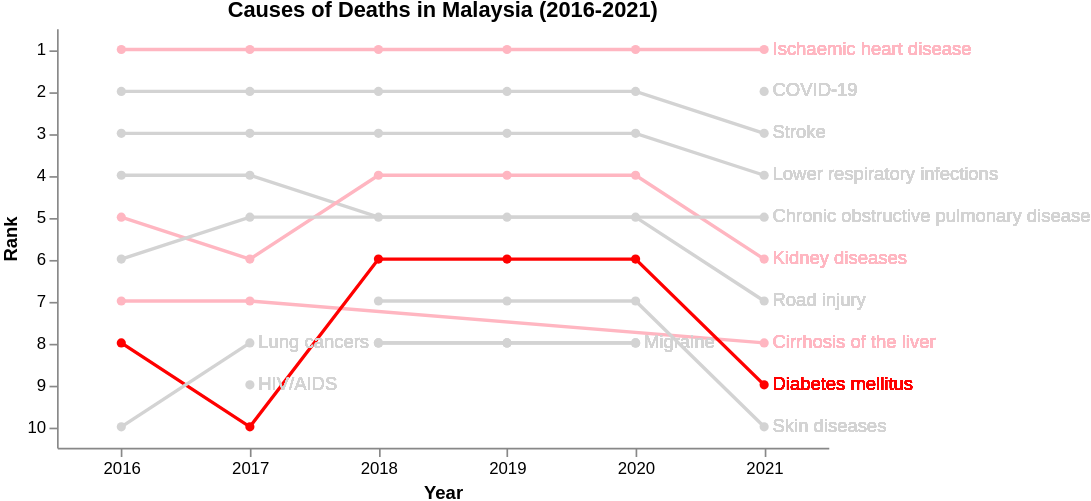

The Vega-Lite source for this figure:
### Vega specification from a JSON file in a GitHub repository (floating-point values rounded to 4 significant figures)
{"$schema": "https://vega.github.io/schema/vega/v5.json", "background": "white", "padding": 0, "width": 460, "height": 250, "title": {"text": "Causes of Deaths in Malaysia (2016-2021)", "frame": "group"}, "style": "None", "data": [{"name": "data", "values": [{"year": 2016, "cause": "Ischaemic heart disease", "rate": 107.0}, {"year": 2016, "cause": "Stroke", "rate": 66.81}, {"year": 2016, "cause": "Lower respiratory infections", "rate": 59.92}, {"year": 2016, "cause": "Road injury", "rate": 23.1}, {"year": 2016, "cause": "Kidney diseases", "rate": 21}, {"year": 2016, "cause": "Chronic obstructive pulmonary disease", "rate": 17.35}, {"year": 2016, "cause": "Cirrhosis of the liver", "rate": 14.29}, {"year": 2016, "cause": "Diabetes mellitus", "rate": 14.05}, {"year": 2016, "cause": "Alzheimer disease and other dementias", "rate": 12.72}, {"year": 2016, "cause": "Lung cancers", "rate": 11.9}, {"year": 2017, "cause": "Ischaemic heart disease", "rate": 123.8}, {"year": 2017, "cause": "Stroke", "rate": 61.72}, {"year": 2017, "cause": "Lower respiratory infections", "rate": 60.16}, {"year": 2017, "cause": "Road injury", "rate": 33.95}, {"year": 2017, "cause": "Chronic obstructive pulmonary disease", "rate": 22.22}, {"year": 2017, "cause": "Kidney diseases", "rate": 19.65}, {"year": 2017, "cause": "Cirrhosis of the liver", "rate": 19.3}, {"year": 2017, "cause": "Lung cancers", "rate": 17.98}, {"year": 2017, "cause": "HIV/AIDS", "rate": 13.12}, {"year": 2017, "cause": "Diabetes mellitus", "rate": 12.18}, {"year": 2018, "cause": "Ischaemic heart disease", "rate": 111.6}, {"year": 2018, "cause": "Stroke", "rate": 69.1}, {"year": 2018, "cause": "Lower respiratory infections", "rate": 60.81}, {"year": 2018, "cause": "Road injury", "rate": 19.65}, {"year": 2018, "cause": "Diabetes mellitus", "rate": 15.09}, {"year": 2018, "cause": "Back and neck pain", "rate": 0}, {"year": 2018, "cause": "Kidney diseases", "rate": 22.22}, {"year": 2018, "cause": "Skin diseases", "rate": 6.12}, {"year": 2018, "cause": "Depressive disorders", "rate": 0}, {"year": 2018, "cause": "Migraine", "rate": 0}, {"year": 2019, "cause": "Ischaemic heart disease", "rate": 112.3}, {"year": 2019, "cause": "Stroke", "rate": 69.54}, {"year": 2019, "cause": "Lower respiratory infections", "rate": 60.83}, {"year": 2019, "cause": "Road injury", "rate": 19.05}, {"year": 2019, "cause": "Diabetes mellitus", "rate": 15.49}, {"year": 2019, "cause": "Back and neck pain", "rate": 0}, {"year": 2019, "cause": "Kidney diseases", "rate": 22.78}, {"year": 2019, "cause": "Skin diseases", "rate": 6.2}, {"year": 2019, "cause": "Depressive disorders", "rate": 0}, {"year": 2019, "cause": "Migraine", "rate": 0}, {"year": 2020, "cause": "Ischaemic heart disease", "rate": 96.92}, {"year": 2020, "cause": "Stroke", "rate": 59.75}, {"year": 2020, "cause": "Lower respiratory infections", "rate": 48.91}, {"year": 2020, "cause": "Road injury", "rate": 14.07}, {"year": 2020, "cause": "Diabetes mellitus", "rate": 13.52}, {"year": 2020, "cause": "Back and neck pain", "rate": 0}, {"year": 2020, "cause": "Kidney diseases", "rate": 19.66}, {"year": 2020, "cause": "Skin diseases", "rate": 5.34}, {"year": 2020, "cause": "Depressive disorders", "rate": 0}, {"year": 2020, "cause": "Migraine", "rate": 0}, {"year": 2021, "cause": "Ischaemic heart disease", "rate": 137.6}, {"year": 2021, "cause": "COVID-19", "rate": 98.66}, {"year": 2021, "cause": "Stroke", "rate": 69.08}, {"year": 2021, "cause": "Lower respiratory infections", "rate": 57.22}, {"year": 2021, "cause": "Road injury", "rate": 21.93}, {"year": 2021, "cause": "Diabetes mellitus", "rate": 14.49}, {"year": 2021, "cause": "Kidney diseases", "rate": 22.7}, {"year": 2021, "cause": "Cirrhosis of the liver", "rate": 21.84}, {"year": 2021, "cause": "Skin diseases", "rate": 5.04}, {"year": 2021, "cause": "Chronic obstructive pulmonary disease", "rate": 25.64}]}, {"name": "data_0", "source": "data", "transform": [{"type": "window", "params": [null], "as": ["rank"], "ops": ["rank"], "fields": [""], "sort": {"field": ["rate"], "order": ["descending"]}, "groupby": ["year"]}]}, {"name": "last_year_data", "source": "data_0", "transform": [{"type": "filter", "expr": "datum.year == 2021 || (datum.year == 2017 && (datum.cause == 'HIV/AIDS' || datum.cause == 'Lung cancers')) || (datum.year == 2020 && datum.cause == 'Migraine')"}]}], "marks": [{"name": "layer_0_pathgroup", "type": "group", "from": {"facet": {"name": "faceted_path_layer_0_main", "data": "data_0", "groupby": ["cause"]}}, "encode": {"update": {"width": {"field": {"group": "width"}}, "height": {"field": {"group": "height"}}}}, "marks": [{"name": "layer_0_marks", "type": "line", "style": ["line"], "sort": {"field": "datum[\"year\"]"}, "from": {"data": "faceted_path_layer_0_main"}, "encode": {"update": {"stroke": {"scale": "color", "field": "cause", "value": {"signal": "datum.cause === 'Ischaemic heart disease' || datum.cause === 'Kidney diseases' || datum.cause === 'Cirrhosis of the liver' ? '#FFB6C1' : (datum.cause === 'Diabetes mellitus' ? '#FF0000' : '#D3D3D3')"}}, "description": {"signal": "\"year: \" + datum[\"year\"] + \"; rank: \" + datum[\"rank\"] + \"; cause: \" + datum[\"cause\"]"}, "x": {"scale": "x", "field": "year"}, "y": {"scale": "y", "field": "rank"}}}}, {"name": "layer_0_text", "type": "text", "from": {"data": "last_year_data"}, "encode": {"update": {"text": {"field": "cause"}, "x": {"scale": "x", "field": "year", "offset": 5}, "y": {"scale": "y", "field": "rank"}, "align": {"value": "left"}, "baseline": {"value": "middle"}, "fill": {"scale": "color", "field": "cause", "value": {"signal": "datum.cause === 'Ischaemic heart disease' || datum.cause === 'Kidney diseases' || datum.cause === 'Cirrhosis of the liver' ? '#FFB6C1' : (datum.cause === 'Diabetes mellitus' ? '#FF0000' : '#D3D3D3')"}}}}}]}, {"name": "layer_1_marks", "type": "symbol", "style": ["point"], "from": {"data": "data_0"}, "encode": {"update": {"opacity": {"value": 1}, "fill": {"scale": "color", "field": "cause", "value": {"signal": "datum.cause === 'Ischaemic heart disease' || datum.cause === 'Kidney diseases' || datum.cause === 'Cirrhosis of the liver' ? '#FFB6C1' : (datum.cause === 'Diabetes mellitus' ? '#FF0000' : '#D3D3D3')"}}, "ariaRoleDescription": {"value": "point"}, "description": {"signal": "\"year: \" + datum[\"year\"] + \"; rank: \" + datum[\"rank\"] + \"; cause: \" + datum[\"cause\"]"}, "x": {"scale": "x", "field": "year"}, "y": {"scale": "y", "field": "rank"}}}}], "scales": [{"name": "x", "type": "point", "domain": {"data": "data_0", "field": "year", "sort": true}, "range": [0, {"signal": "width"}], "padding": 0.5}, {"name": "y", "type": "point", "domain": {"data": "data_0", "field": "rank", "sort": true}, "range": [0, {"signal": "height"}], "padding": 0.5}, {"name": "color", "type": "ordinal", "domain": ["Ischaemic heart disease", "Kidney diseases", "Cirrhosis of the liver", "Diabetes mellitus", "Stroke", "Lower respiratory infections", "Road injury", "Back and neck pain", "Skin diseases", "Depressive disorders", "Migraine", "COVID-19", "Chronic obstructive pulmonary disease", "Lung cancers", "HIV/AIDS"], "range": ["#FFB6C1", "#FFB6C1", "#FFB6C1", "#FF0000", "#D3D3D3", "#D3D3D3", "#D3D3D3", "#D3D3D3", "#D3D3D3", "#D3D3D3", "#D3D3D3", "#D3D3D3", "#D3D3D3", "#D3D3D3", "#D3D3D3"]}], "axes": [{"scale": "x", "orient": "bottom", "grid": false, "title": "Year", "labelOverlap": true, "zindex": 0}, {"scale": "y", "orient": "left", "grid": false, "title": "Rank", "zindex": 0}]}
